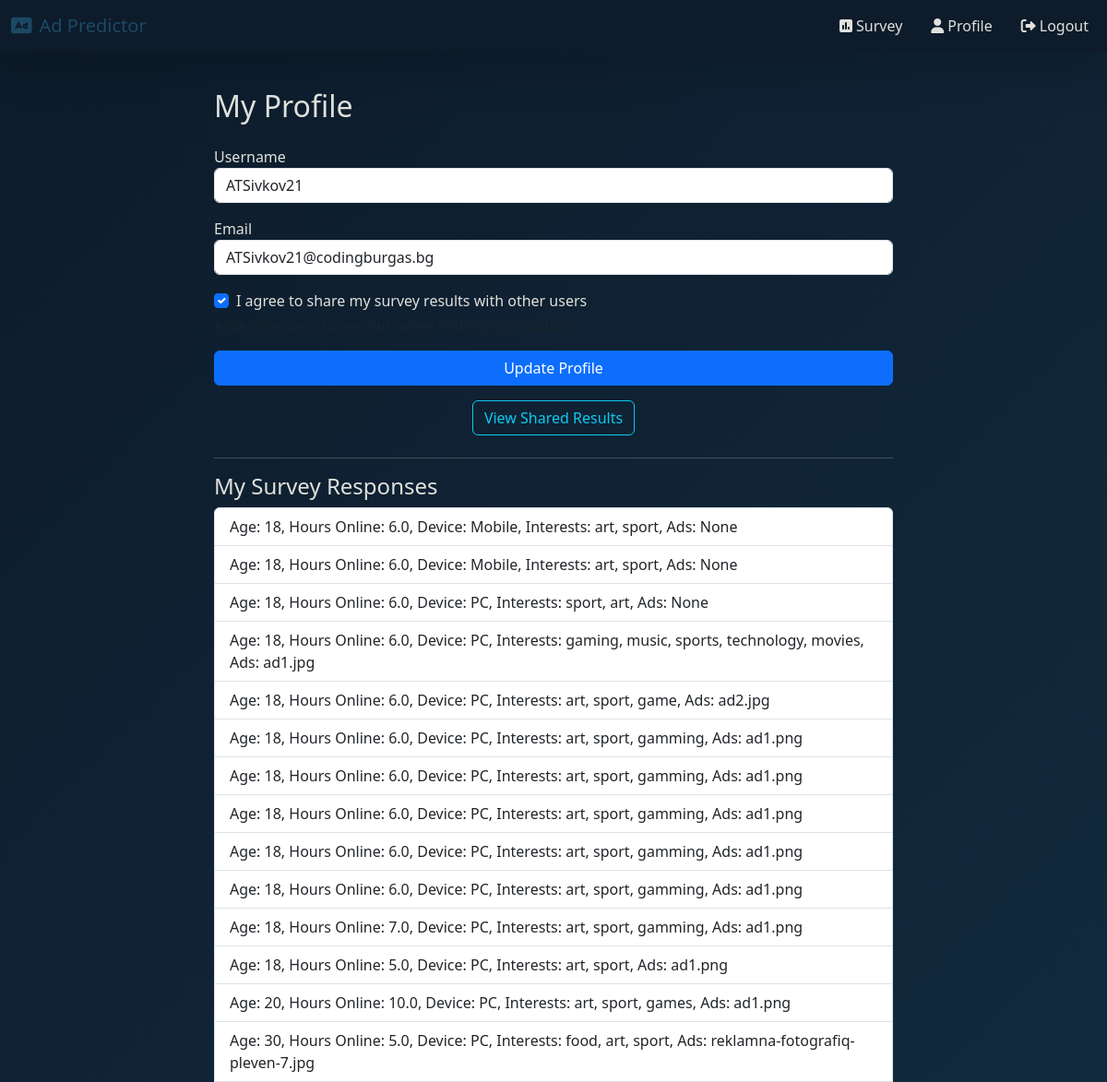
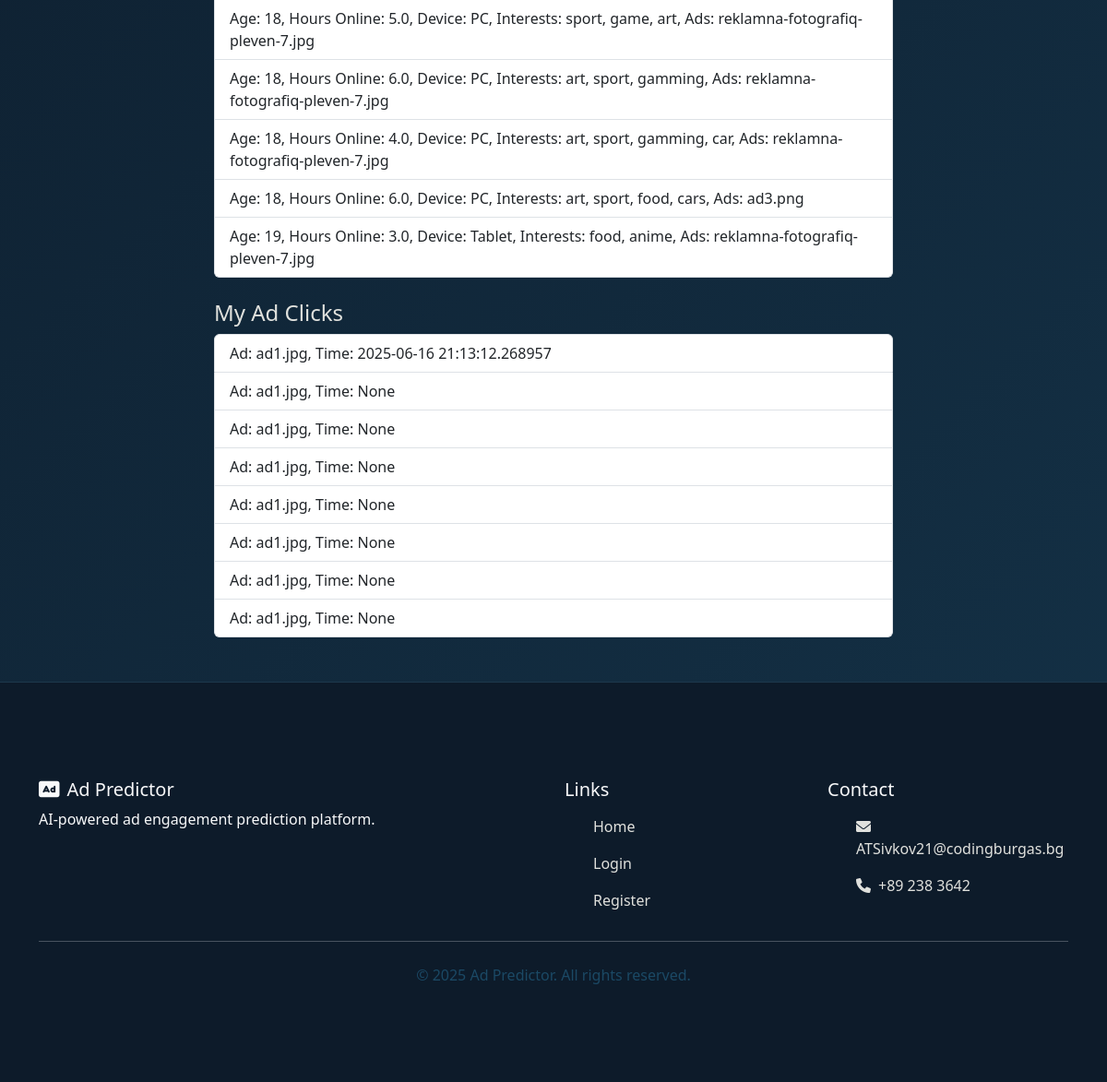
The app's page /profile (signed in) with its own data (2 pictures, top to bottom).
### app/models.py (models this page shows, shortened)
class User(UserMixin, db.Model):
    id = db.Column(db.Integer, primary_key=True)  # Уникален ID на потребителя
    username = db.Column(db.String(64), unique=True, nullable=False)  # Потребителско име, задължително и уникално
    email = db.Column(db.String(120), unique=True, nullable=False)  # Имейл, задължителен и уникален
    password_hash = db.Column(db.String(128))  # Хеширана парола
    email_confirmed = db.Column(db.Boolean, default=False)  # Дали имейлът е потвърден (по подразбиране False)
    share_results = db.Column(db.Boolean, default=False)  # Дали потребителят дава съгласие за споделяне на резултати
    role_id = db.Column(db.Integer, db.ForeignKey('role.id'))  # Външен ключ към ролята на потребителя
    survey_responses = db.relationship('SurveyResponse', backref='user', lazy=True)  # Всички отговори на анкети, свързани с този потребител
    ad_clicks = db.relationship('AdClick', backref='user', lazy=True)  # Всички кликвания на реклами от този потребител

class SurveyResponse(db.Model):
    id = db.Column(db.Integer, primary_key=True)  # Уникален ID на отговора
    age = db.Column(db.Integer)  # Възраст на потребителя
    daily_online_hours = db.Column(db.Float)  # Часове онлайн на ден
    device = db.Column(db.String(64))  # Използвано устройство (PC, Mobile и т.н.)
    interests = db.Column(db.String(256))  # Интереси (текст)
    selected_ads = db.Column(db.String(200), nullable=True)  # Избрани реклами (по избор)
    timestamp = db.Column(db.DateTime, default=datetime.utcnow)  # Време на попълване, по подразбиране текущо време
    user_id = db.Column(db.Integer, db.ForeignKey('user.id'))  # Външен ключ към потребителя, който е попълнил анкетата

class AdClick(db.Model):
    id = db.Column(db.Integer, primary_key=True)  # Уникален ID на кликването
    ad_name = db.Column(db.String(100), nullable=False)  # Име на рекламата, задължително поле
    clicked_at = db.Column(db.DateTime, server_default=db.func.now())  # Време на кликването, задава се автоматично
    user_id = db.Column(db.Integer, db.ForeignKey('user.id'))  # Външен ключ към потребителя, който е кликнал

### app/main/routes.py (the view, shortened to what this page needs)
@main_bp.route('/profile', methods=['GET', 'POST'])
@login_required
def profile():
    form = ProfileForm(obj=current_user)
    surveys = SurveyResponse.query.filter_by(user_id=current_user.id).all()
    ad_clicks = AdClick.query.filter_by(user_id=current_user.id).all()
    return render_template('main/profile.html', form=form, surveys=surveys, ad_clicks=ad_clicks)

### app/forms.py
class ProfileForm(FlaskForm):
    username = StringField('Username', validators=[DataRequired()])  # Поле за потребителско име
    email = StringField('Email', validators=[Email()])  # Поле за имейл
    share_results = BooleanField('I agree to share my survey results with other users')  # Чекбокс за съгласие за споделяне на резултати
    submit = SubmitField('Update Profile')  # Бутон за обновяване

### app/models.py (called while the page is built)
@login_manager.user_loader
def load_user(user_id):
    return User.query.get(int(user_id))  # Връща потребител с дадения ID от базата

### app/main/templates/main/profile.html (shortened to what this page needs)
{% extends 'layout.html' %}
{% block content %}
<div class="row justify-content-center fade-in-up">
  <div class="col-md-8">
    <h2 class="mb-4">My Profile</h2>
    <form method="POST">
      <div class="mb-3">{{ form.username.label }}{{ form.username(class="form-control") }}</div>
      <div class="mb-3">{{ form.email.label }}{{ form.email(class="form-control") }}</div>
      <div class="mb-3">
        <div class="form-check">
          {{ form.share_results(class="form-check-input") }}
          {{ form.share_results.label(class="form-check-label") }}
        </div>
        <small class="form-text text-muted">Allow other users to see your survey results and predictions</small>
      </div>
      <div class="mb-3">{{ form.submit(class="btn btn-primary w-100", value="Update Profile") }}</div>
    </form>
    <div class="text-center mb-4">
      <a href="{{ url_for('main.shared_results') }}" class="btn btn-outline-info">View Shared Results</a>
    </div>
    <hr>
    <h4>My Survey Responses</h4>
    {% if surveys %}
      <ul class="list-group mb-4">
        {% for s in surveys %}
          <li class="list-group-item">
            Age: {{ s.age }}, Hours Online: {{ s.daily_online_hours }}, Device: {{ s.device }}, Interests: {{ s.interests }}, Ads: {{ s.selected_ads }}
          </li>
        {% endfor %}
      </ul>
    {% else %}
      <p>No survey responses yet.</p>
    {% endif %}
    <h4>My Ad Clicks</h4>
    {% if ad_clicks %}
      <ul class="list-group">
        {% for c in ad_clicks %}
          <li class="list-group-item">Ad: {{ c.ad_name }}, Time: {{ c.clicked_at }}</li>
        {% endfor %}
      </ul>
    {% else %}
      <p>No ad clicks yet.</p>
    {% endif %}
  </div>
</div>
{% endblock %}

### app/templates/layout.html (shortened to what this page needs)
<!DOCTYPE html>
<html lang="en">
<head>
  <link rel="stylesheet" href="{{ url_for('static', filename='css/style.css') }}">
  <link href="https://cdn.jsdelivr.net/npm/bootstrap@5.3.0/dist/css/bootstrap.min.css" rel="stylesheet">
  <link href="https://unpkg.com/aos@2.3.1/dist/aos.css" rel="stylesheet">
  <link rel="stylesheet" href="https://cdnjs.cloudflare.com/ajax/libs/animate.css/4.1.1/animate.min.css">
  <link rel="stylesheet" href="https://cdnjs.cloudflare.com/ajax/libs/font-awesome/6.0.0/css/all.min.css">
</head>
<body class="deep-blue-bg">
  <div class="particles-js" id="particles-js"></div>
  <nav class="navbar navbar-expand-lg navbar-dark bg-blue-dark shadow-lg fixed-top">
    <div class="container-fluid">
      <a class="navbar-brand animate__animated animate__pulse" href="{{ url_for('main.index') }}" style="color: #1b4965;">
        <i class="fas fa-ad me-2"></i>Ad Predictor
      </a>
      <div class="collapse navbar-collapse" id="navbarNav">
        <ul class="navbar-nav ms-auto">
          {% if current_user.is_authenticated %}
            <li class="nav-item">
              <a class="nav-link animate__animated animate__fadeIn" href="{{ url_for('main.survey') }}" style="color: #1b4965;">
                <i class="fas fa-poll me-1"></i>Survey
              </a>
            </li>
            <li class="nav-item">
              <a class="nav-link animate__animated animate__fadeIn" href="{{ url_for('main.profile') }}" style="color: #1b4965;">
                <i class="fas fa-user me-1"></i>Profile
              </a>
            </li>
            <li class="nav-item">
              <a class="nav-link animate__animated animate__fadeIn" href="{{ url_for('auth.logout') }}" style="color: #1b4965;">
                <i class="fas fa-sign-out-alt me-1"></i>Logout
              </a>
            </li>
          {% endif %}
        </ul>
      </div>
    </div>
  </nav>
  <div class="container py-5 mt-5">
    {% block content %}{% endblock %}
  </div>
  <footer class="footer bg-blue-dark text-light py-4">
    <div class="container">
      <div class="row">
        <div class="col-md-6">
          <h5 class="animate__animated animate__fadeIn"><i class="fas fa-ad me-2"></i>Ad Predictor</h5>
          <p class="animate__animated animate__fadeIn">AI-powered ad engagement prediction platform.</p>
        </div>
        <div class="col-md-3">
          <h5 class="animate__animated animate__fadeIn">Links</h5>
          <ul class="nav flex-column">
            <li class="nav-item animate__animated animate__fadeIn">
              <a class="nav-link" href="{{ url_for('main.index') }}">Home</a>
            </li>
            <li class="nav-item animate__animated animate__fadeIn">
              <a class="nav-link" href="{{ url_for('auth.login') }}">Login</a>
            </li>
            <li class="nav-item animate__animated animate__fadeIn">
              <a class="nav-link" href="{{ url_for('auth.register') }}">Register</a>
            </li>
          </ul>
        </div>
        <div class="col-md-3">
          <h5 class="animate__animated animate__fadeIn">Contact</h5>
          <ul class="nav flex-column">
            <li class="nav-item animate__animated animate__fadeIn">
              <a class="nav-link" href="#"><i class="fas fa-envelope me-2"></i>ATSivkov21@codingburgas.bg</a>
            </li>
            <li class="nav-item animate__animated animate__fadeIn">
              <a class="nav-link" href="#"><i class="fas fa-phone me-2"></i>+89 238 3642</a>
            </li>
          </ul>
        </div>
      </div>
      <hr class="mt-4 mb-4">
      <div class="text-center animate__animated animate__fadeIn">
        <p class="mb-0" style="color: #1b4965;">&copy; 2025 Ad Predictor. All rights reserved.</p>
      </div>
    </div>
  </footer>
</body>
</html>

### static/css/style.css (style rules this page uses)
.deep-blue-bg { background: linear-gradient(135deg, #0d1b2a 0%, #1b4965 50%, #5fa8d3 100%); background-size: 400% 400%; animation: gradientFlow 15s ease infinite; font-family: 'Segoe UI', Tahoma, Geneva, Verdana, sans-serif; color: #e0e1dd; min-height: 100vh; position: relative; overflow-x: hidden; }
.bg-blue-dark { background-color: #0d1b2a !important; backdrop-filter: blur(10px); -webkit-backdrop-filter: blur(10px); }
.navbar { box-shadow: 0 4px 30px rgba(0, 0, 0, 0.3); transition: all 0.3s ease; }
.nav-link { color: #e0e1dd !important; margin-left: 15px; transition: all 0.3s; position: relative; }
.nav-link::after { content: ''; position: absolute; width: 0; height: 2px; bottom: 0; left: 0; background-color: #5fa8d3; transition: width 0.3s ease; }
#particles-js { position: fixed; width: 100%; height: 100%; top: 0; left: 0; z-index: -1; }
.container { padding-top: 80px; padding-bottom: 80px; position: relative; z-index: 1; }
.footer { background-color: rgba(13, 27, 42, 0.8); backdrop-filter: blur(10px); -webkit-backdrop-filter: blur(10px); border-top: 1px solid rgba(95, 168, 211, 0.2); }
.form-control, .form-select { background-color: rgba(27, 42, 65, 0.7); border: 1px solid rgba(95, 168, 211, 0.3); color: #e0e1dd; backdrop-filter: blur(5px); -webkit-backdrop-filter: blur(5px); transition: all 0.3s ease; }

### records on screen
User: username "ATSivkov21", email "ATSivkov21@codingburgas.bg", share_results "☑"
SurveyResponse: age "18", daily_online_hours "6.0", device "Mobile", interests "art, sport", selected_ads "None"
SurveyResponse: age "18", daily_online_hours "6.0", device "Mobile", interests "art, sport", selected_ads "None"
SurveyResponse: age "18", daily_online_hours "6.0", device "PC", interests "sport, art", selected_ads "None"
SurveyResponse: age "18", daily_online_hours "6.0", device "PC", interests "gaming, music, sports, technology, movies", selected_ads "ad1.jpg"
SurveyResponse: age "18", daily_online_hours "6.0", device "PC", interests "art, sport, game", selected_ads "ad2.jpg"
SurveyResponse: age "18", daily_online_hours "6.0", device "PC", interests "art, sport, gamming", selected_ads "ad1.png"
SurveyResponse: age "18", daily_online_hours "6.0", device "PC", interests "art, sport, gamming", selected_ads "ad1.png"
SurveyResponse: age "18", daily_online_hours "6.0", device "PC", interests "art, sport, gamming", selected_ads "ad1.png"
SurveyResponse: age "18", daily_online_hours "6.0", device "PC", interests "art, sport, gamming", selected_ads "ad1.png"
SurveyResponse: age "18", daily_online_hours "6.0", device "PC", interests "art, sport, gamming", selected_ads "ad1.png"
SurveyResponse: age "18", daily_online_hours "7.0", device "PC", interests "art, sport, gamming", selected_ads "ad1.png"
SurveyResponse: age "18", daily_online_hours "5.0", device "PC", interests "art, sport", selected_ads "ad1.png"
SurveyResponse: age "20", daily_online_hours "10.0", device "PC", interests "art, sport, games", selected_ads "ad1.png"
SurveyResponse: age "30", daily_online_hours "5.0", device "PC", interests "food, art, sport", selected_ads "reklamna-fotografiq-pleven-7.jpg"
SurveyResponse: age "18", daily_online_hours "5.0", device "PC", interests "sport, game, art", selected_ads "reklamna-fotografiq-pleven-7.jpg"
SurveyResponse: age "18", daily_online_hours "6.0", device "PC", interests "art, sport, gamming", selected_ads "reklamna-fotografiq-pleven-7.jpg"
SurveyResponse: age "18", daily_online_hours "4.0", device "PC", interests "art, sport, gamming, car", selected_ads "reklamna-fotografiq-pleven-7.jpg"
SurveyResponse: age "18", daily_online_hours "6.0", device "PC", interests "art, sport, food, cars", selected_ads "ad3.png"
SurveyResponse: age "19", daily_online_hours "3.0", device "Tablet", interests "food, anime", selected_ads "reklamna-fotografiq-pleven-7.jpg"
AdClick: ad_name "ad1.jpg", clicked_at "2025-06-16 21:13:12.268957"
AdClick: ad_name "ad1.jpg", clicked_at "None"
AdClick: ad_name "ad1.jpg", clicked_at "None"
AdClick: ad_name "ad1.jpg", clicked_at "None"
AdClick: ad_name "ad1.jpg", clicked_at "None"
AdClick: ad_name "ad1.jpg", clicked_at "None"
AdClick: ad_name "ad1.jpg", clicked_at "None"
AdClick: ad_name "ad1.jpg", clicked_at "None"
